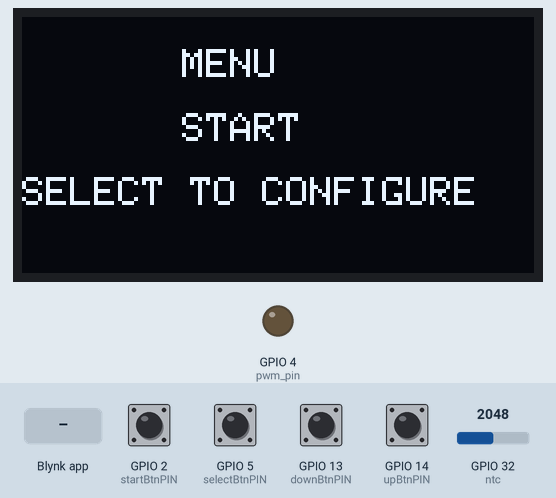
A sketch run on a simulated ESP32. Shown: 128×64 one-colour display, output pins drawn as LEDs (lit = HIGH). Inputs (shaded band) come from the test bench; at power-on: GPIO 2 (startBtnPIN), GPIO 5 (selectBtnPIN), GPIO 13 (downBtnPIN), GPIO 14 (upBtnPIN) HIGH, GPIO 32 (ntc) = 2048. WiFi joins after 1.5 s; servers stay silent unless stated; what the sketch prints to the serial monitor is not drawn.

Above: at 4.0 s.
4.1 s: GPIO 2 (startBtnPIN) pulled LOW for 0.15 s
At 5.4 s:
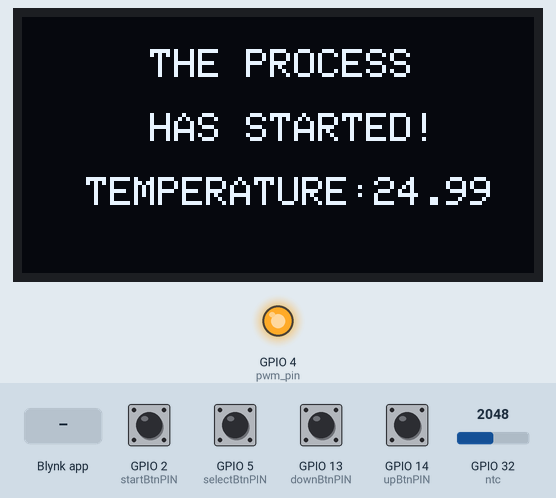
6.2 s: GPIO 5 (selectBtnPIN) pulled LOW for 0.15 s
At 7.3 s:
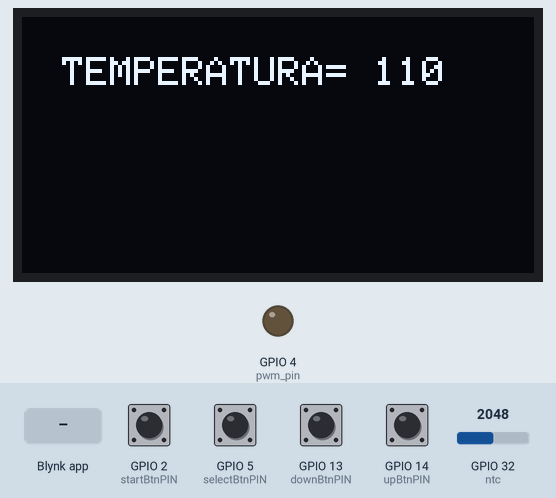
7.8 s: GPIO 5 (selectBtnPIN) pulled LOW for 1 s
At 9.0 s:
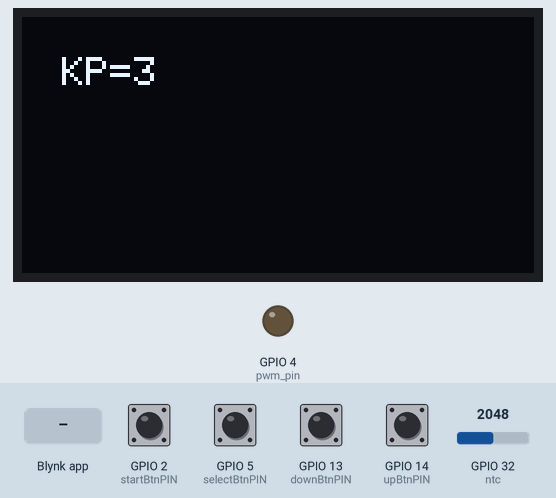
10.3 s: GPIO 5 (selectBtnPIN) pulled LOW for 0.15 s
At 10.8 s:
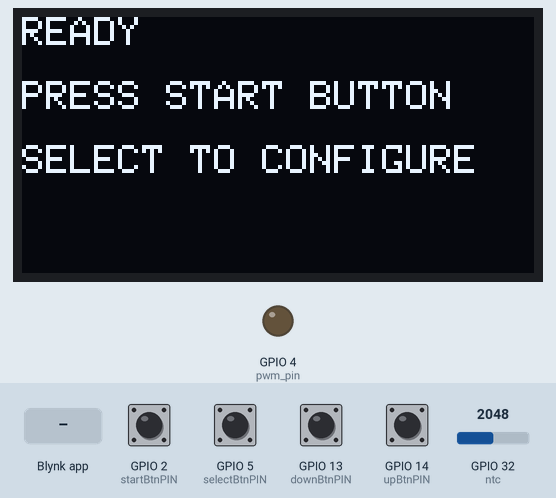
11.9 s: Blynk app writes 1 to V1
13.4 s: Blynk app writes 1 to V0
At 15.1 s:
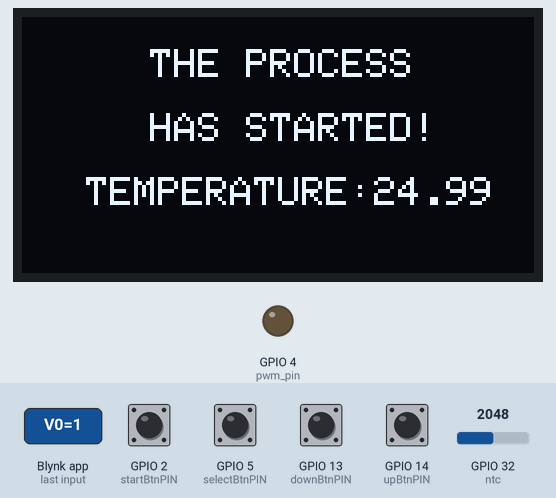
Timing chart, 0 to 16.5 s (numbered marks = the images above; inputs shaded):
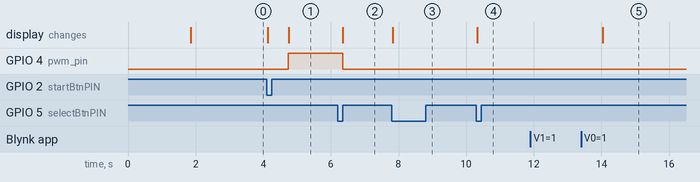

Measured:
- after the input at 4.1 s, GPIO 4 (pwm_pin): LOW → HIGH after 0.63 s; the display: first changes at once (image 1 shows a later state)
- after the input at 6.2 s, GPIO 4 (pwm_pin): HIGH → LOW after 0.15 s; the display: changes after 0.15 s (image 2)
- after the input at 7.8 s, the display: changes at once (image 3)
- after the input at 10.3 s, the display: changes at once (image 4)
- after the input at 13.4 s, the display: changes after 0.63 s (image 5)

The sketch:

codigo_esp32.ino
```cpp
#include <Wire.h>
#include <SPI.h>
#include <Adafruit_GFX.h>
#include <Adafruit_SSD1306.h>

#define SCREEN_WIDTH 128  // OLED display width, in pixels
#define SCREEN_HEIGHT 64  // OLED display height, in pixels

/*************************************************************

  This is a simple demo of sending and receiving some data.
  Be sure to check out other examples!
 *************************************************************/

/* Fill-in information from Blynk Device Info here */
#define BLYNK_TEMPLATE_ID "TMPL2ozjkqfD7"
#define BLYNK_TEMPLATE_NAME "nuevo"
#define BLYNK_AUTH_TOKEN "LbI7adJlBDYIj5TBDGZrqY0QcJZsdfoP"

/* Comment this out to disable prints and save space */
#define BLYNK_PRINT Serial


#include <WiFi.h>
#include <WiFiClient.h>
#include <BlynkSimpleEsp32.h>

// Your WiFi credentials.
// Set password to "" for open networks.
char ssid[] = "cesar";
char pass[] = "00000002";

BlynkTimer timer;

// Define pins
#define startBtnPIN 2   // D2
#define selectBtnPIN 5  // D3
#define upBtnPIN 14     // D4
#define downBtnPIN 13   // D5


#define OLED_RESET -1        // Reset pin # (or -1 if sharing Arduino reset pin)
#define SCREEN_ADDRESS 0x3C  ///< See datasheet for Address; 0x3D for 128x64, 0x3C for 128x32

Adafruit_SSD1306 display(SCREEN_WIDTH, SCREEN_HEIGHT, &Wire, OLED_RESET);

bool stateStartBtn = 0;
bool stateSelectBtn = 0;
bool stateUpBtn = 0;
bool stateDownBtn = 0;
bool startd = 0;
bool mode = 0;
bool parameter = 0;
int AperatureValues = 16;
int IsoValues = 11;
int start = 0;
const int pwm_pin = 4;
const int ntc = 32;

//variables señal pwm

int canal = 0;
int resolucion = 8;
float frecuencia = 1000;
//variables para la ntc 100k
const double resistorValue = 100000.0;   // Valor nominal de la resistencia en ohmios a 25°C
const double betaValue = 3950.0;         // Valor beta de la NTC
const double nominalTemperature = 25.0;  // Temperatura nominal en grados Celsius
const int numReadings = 40;              // Número de lecturas a promediar
//variables para el controlador pi

int set_temperature = 110;
float temperature_read = 0;
int Kp = 3;
float Ki = 0.01;
float Kd = 0.3;
float previous_error = 0;
float elapsedTime, Time, timePrev;

//controlador

float PID_p = 0;
float PID_i = 0;
float PID_d = 0;
float control_PID = 0;


void setup() {
  // initialize serial port
  Serial.begin(115200);
  Blynk.begin(BLYNK_AUTH_TOKEN, ssid, pass);
  Wire.begin();
  pinMode(pwm_pin, OUTPUT);
  ledcAttachPin(pwm_pin, canal);
  ledcSetup(canal, frecuencia, resolucion);
  Time = millis();

  // SSD1306_SWITCHCAPVCC = generate display voltage from 3.3V internally
  if (!display.begin(SSD1306_SWITCHCAPVCC, SCREEN_ADDRESS)) {
    Serial.println(F("SSD1306 allocation failed"));
    for (;;)
      ;  // Don't proceed, loop forever
  }


  display.clearDisplay();
  display.setTextSize(1);  // Draw 1X-scale text
  display.setTextColor(SSD1306_WHITE);
  //inicio


  // setup button
  pinMode(startBtnPIN, INPUT_PULLUP);
  pinMode(selectBtnPIN, INPUT_PULLUP);
  pinMode(upBtnPIN, INPUT_PULLUP);
  pinMode(downBtnPIN, INPUT_PULLUP);

  display.setCursor(40, 8);
  display.println("MENU");
  display.setCursor(40, 24);
  display.println("START");
  display.setCursor(0, 40);
  display.println("SELECT TO CONFIGURE");
  display.display();
  delay(1000);
}

void loop() {
  if (start == 1) {
    Blynk.run();
    timer.run();
  }

  if (start == 0) {
    Blynk.run();
    timer.run();

    PID_p = 0;
    PID_i = 0;
    PID_d = 0;
    control_PID = 0;
    readButtons();
    Serial.println(start);
    ledcWrite(0, control_PID);  // Escribe la señal PWM en el canal 0
  } else if (start == 1) {
    temperatura();
  }
}


void readButtons() {
  //=====start button==========
  if (digitalRead(startBtnPIN) == LOW && stateStartBtn == 0) {
    stateStartBtn = 1;
    start = 1;
    Serial.println("start button is pressed");

    if (mode == 0) {

      display.clearDisplay();
      display.setCursor(32, 8);
      display.println("THE PROCESS");
      display.setCursor(32, 24);
      display.println("HAS STARTED!");

      display.display();
    }

  } else if (digitalRead(startBtnPIN) == HIGH && stateStartBtn == 1) {
    stateStartBtn = 0;
  }
  //===select button=================
  if (digitalRead(selectBtnPIN) == LOW && stateSelectBtn == 0) {
    stateSelectBtn = 1;
    start = 0;
    if (mode == 0) {
      mode = 1;
      start = 0;

      display.clearDisplay();
      display.setCursor(10, 10);
      display.print("TEMPERATURA= ");
      display.println(set_temperature);
      display.display();

    } else if (mode == 1 && parameter == 0) {
      parameter = 1;
      start = 0;
      display.clearDisplay();
      display.setCursor(10, 10);
      display.print("KP=");
      display.println(Kp);
      display.display();

    } else if (parameter == 1) {
      mode = 0;
      parameter = 0;
      screenReady();
    }

    Serial.println("select button is pressed");

    //  Serial.print("Mode="); Serial.println(mode);
    //  Serial.print("Parameter="); Serial.println(parameter);

  } else if (digitalRead(selectBtnPIN) == HIGH && stateSelectBtn == 1) {
    stateSelectBtn = 0;
  }
  //=====up button==========
  if (digitalRead(upBtnPIN) == LOW && stateUpBtn == 0 && mode == 1) {
    stateUpBtn = 1;
    Serial.println("up button is pressed");

    display.clearDisplay();
    display.setCursor(10, 10);

    if (parameter == 0) {
      if (set_temperature < 200) set_temperature++;

      display.clearDisplay();
      display.setCursor(10, 10);
      display.print("TEMPERATURA= ");
      display.println(set_temperature);
      display.display();
    } else if (parameter == 1) {
      if (Kp < 100) Kp++;

      display.clearDisplay();
      display.setCursor(10, 10);
      display.print("KP= ");
      display.println(Kp);
      display.display();
    }


  } else if (digitalRead(upBtnPIN) == HIGH && stateUpBtn == 1) {
    stateUpBtn = 0;
  }
  //=====down button==========
  if (digitalRead(downBtnPIN) == LOW && stateDownBtn == 0 && mode == 1) {
    stateDownBtn = 1;
    Serial.println("down button is pressed");

    display.clearDisplay();
    display.setCursor(10, 10);

    if (parameter == 0) {
      if (set_temperature > 0) set_temperature--;

      display.clearDisplay();
      display.setCursor(10, 10);
      display.print("TEMPERATURA= ");
      display.println(set_temperature);
      display.display();
    } else if (parameter == 1) {
      if (Kp > 0) Kp--;

      display.clearDisplay();
      display.setCursor(10, 10);
      display.print("KP= ");
      display.println(Kp);
      display.display();
    }

  } else if (digitalRead(downBtnPIN) == HIGH && stateDownBtn == 1) {
    stateDownBtn = 0;
  }
}

void screenReady() {
  // Display start
  display.clearDisplay();
  display.setCursor(0, 0);
  display.println("READY");
  display.println("      ");
  display.println("PRESS START BUTTON");
  display.println("      ");
  display.println("SELECT TO CONFIGURE");
  display.display();
  delay(1000);
}
void temperatura() {

  // put your main code here, to run repeatedly:
  double totalTemperature = 0.0;

  // Realiza un bucle for para leer y promediar las lecturas analógicas
  for (int i = 0; i < numReadings; i++) {
    // Lee el valor analógico del pin de la NTC
    int rawValue = analogRead(ntc);

    // Convierte el valor analógico a resistencia
    double resistance = resistorValue / ((4095.0 / rawValue) - 1.0);

    // Calcula la temperatura en grados Celsius
    double temperature = 1.0 / ((1.0 / (nominalTemperature + 273.15)) + ((1.0 / betaValue) * log(resistance / resistorValue)));

    // Convierte la temperatura a grados Celsius restando 273.15
    temperature -= 273.15;

    // Acumula las temperaturas para el promedio
    totalTemperature += temperature;
    delay(15);  // Pausa breve entre lecturas
  }

  // Calcula el promedio de las temperaturas
  double averageTemperature = totalTemperature / numReadings;


  // Calcula el error entre la temperatura deseada y la temperatura real
  temperature_read = averageTemperature;
  Blynk.virtualWrite(V3, temperature_read);
  float error = set_temperature - temperature_read;


  // Calcula la señal de control proporcional (PWM)
  PID_p = Kp * error;
  PID_i = PID_i + (Ki * error);

  timePrev = Time;
  Time = millis();
  elapsedTime = (Time - timePrev) / 1000;
  PID_d = Kd * ((error - previous_error) / elapsedTime);


  control_PID = PID_p + PID_i + PID_d;
  // Limita el valor de la señal de control al rango [0, 255]


  if (control_PID < 0) {
    control_PID = 0;
  }
  if (control_PID > 255) {
    control_PID = 255;
  }


  // Escribe la señal PWM para el rele de estado solido
  ledcWrite(0, control_PID);  // Escribe la señal PWM en el canal 0

  // Imprime la temperatura y el error en el monitor serie
  Serial.print("Temperatura: ");
  Serial.print(averageTemperature);
  Serial.println(" grados Celsius  ");

  previous_error = error;
  display.clearDisplay();
  display.setCursor(32, 8);
  display.println("THE PROCESS");
  display.setCursor(32, 24);
  display.println("HAS STARTED!");
  display.setCursor(16, 40);
  display.println("TEMPERATURE:");
  display.setCursor(88, 40);
  display.println(averageTemperature);
  display.display();
  delay(100);
  if (digitalRead(selectBtnPIN) == LOW && stateSelectBtn == 0) {
    start = 0;
  }
}

BLYNK_WRITE(V0) {
  start = param.asInt();
  Serial.println(start);
}

BLYNK_WRITE(V1) {
  set_temperature = param.asInt();
  Serial.print("temperatura :");
  Serial.println(set_temperature);
}

BLYNK_WRITE(V2) {
  Kp = param.asInt();
  Serial.print("constante proporcional :");
  Serial.println(Kp);
}
```
